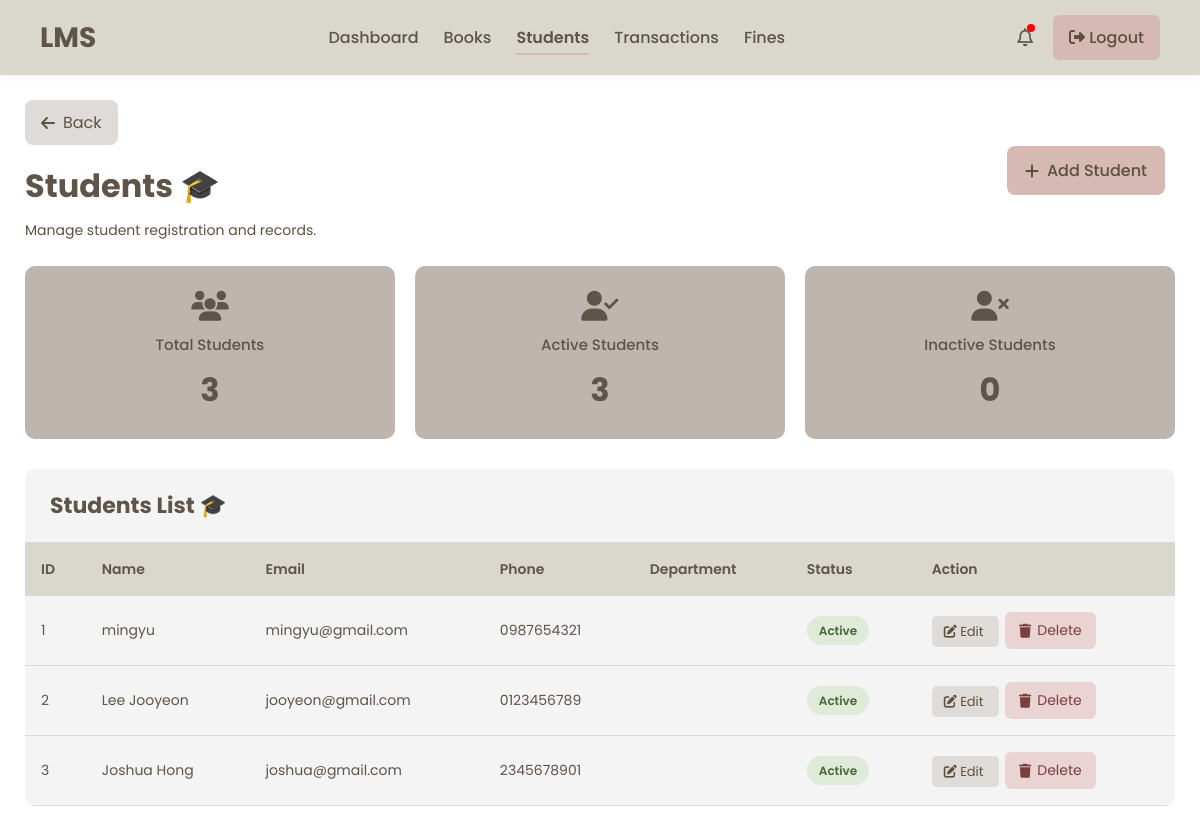
The page /students/ on the database its author committed.
### library/models.py (models this page shows, shortened)
class Student(models.Model):
    user = models.OneToOneField(User, on_delete=models.CASCADE, null=True, blank=True)
    name = models.CharField(max_length=100)
    email = models.EmailField(unique=True)
    phone = models.CharField(max_length=20, default='')
    department = models.CharField(max_length=100)
    active = models.BooleanField(default=True)
    student_id = models.CharField(max_length=20, unique=True, blank=True)
    date_of_birth = models.DateField(null=True, blank=True)
    profile_picture = models.ImageField(upload_to='profile_pictures/', null=True, blank=True)

### library/views.py (the view)
# urls.py: path('students/', views.students, name='students'),
def students(request):
    total_students = Student.objects.count()
    active_students = Student.objects.filter(active=True).count()
    inactive_students = Student.objects.filter(active=False).count()
    context = {
        'active_page': 'students',
        'students': Student.objects.all(),
        'total_students': total_students,
        'active_students': active_students,
        'inactive_students': inactive_students,
    }
    return render(
        request,
        'students.html',
        context
    )

### templates/students.html (shortened to what this page needs)
{% extends 'admin_base.html' %}
{% load static %}
{% block extra_css %}
<link rel="stylesheet" href="{% static 'css/students.css' %}">
{% endblock %}
{% block content %}
<div class="students-page">
    <div class="top-header">
        <div class="header-left">
            <a href="{% url 'dashboard' %}"
               class="back-btn">
                <i class="fa-solid fa-arrow-left"></i>
                Back
            </a>
            <h1 class="page-title">
                Students 🎓
            </h1>
            <p class="page-subtitle">
                Manage student registration and records.
            </p>
        </div>
        <a href="{% url 'add_student' %}"
           class="add-btn">
            <i class="fa-solid fa-plus"></i>
            Add Student
        </a>
    </div>
    <div class="cards-container">
        <div class="card pink-card">
            <i class="fa-solid fa-users"></i>
            <h3>Total Students</h3>
            <h1>{{ total_students }}</h1>
        </div>
        <div class="card green-card">
            <i class="fa-solid fa-user-check"></i>
            <h3>Active Students</h3>
            <h1>{{ active_students }}</h1>
        </div>
        <div class="card blue-card">
            <i class="fa-solid fa-user-xmark"></i>
            <h3>Inactive Students</h3>
            <h1>{{ inactive_students }}</h1>
        </div>
    </div>
    <div class="table-wrapper">
        <div class="table-header">
            <h2>
                Students List 🎓
            </h2>
        </div>
        <table>
            <thead>
                <tr>
                    <th>ID</th>
                    <th>Name</th>
                    <th>Email</th>
                    <th>Phone</th>
                    <th>Department</th>
                    <th>Status</th>
                    <th>Action</th>
                </tr>
            </thead>
            <tbody>
                {% for student in students %}
                <tr>
                    <td>{{ student.id }}</td>
                    <td>{{ student.name }}</td>
                    <td>{{ student.email }}</td>
                    <td>{{ student.phone }}</td>
                    <td>{{ student.department }}</td>
                    <td>
                        {% if student.active %}
                        <span class="active-status">
                            Active
                        </span>
                        {% else %}
                        <span class="inactive-status">
                            Inactive
                        </span>
                        {% endif %}
                    </td>
                    <td>
                        <a href="{% url 'update_student' student.id %}"
                           class="edit-btn">
                            <i class="fa-solid fa-pen-to-square"></i>
                            Edit
                        </a>
                        <a href="{% url 'delete_student' student.id %}"
                           class="delete-btn"
                           onclick="return confirm('Delete this student?')">
                            <i class="fa-solid fa-trash"></i>
                            Delete
                        </a>
                    </td>
                </tr>
                {% endfor %}
            </tbody>
        </table>
    </div>
</div>
{% endblock %}

### assets/css/admin_base.css (style rules this page uses)
:root { --primary-color: #D9D9D9; --secondary-color: #DAD7CD; --background-color: #FFFFFF; --background-color-table: #F4F4F4; --text-color: #5F5449; --btn-color-1: #D5B9B2; --btn-color-2: #DEDBD8; --btn-color-3: #AAA0A0; --btn-text-color: #5E503F; --background-color-box: #EDDCD2; --box: #BFB5AF; }
* { margin:0; padding:0; box-sizing:border-box; }
body { font-family:'Poppins', sans-serif; background:var(--background-color); color:var(--text-color); min-height:100vh; }
table { width:100%; border-collapse:collapse; }
table th { font-weight:600; }

### assets/css/students.css (style rules this page uses)
.students-page { padding:25px; }
.top-header { display:flex; justify-content:space-between; align-items:center; margin-bottom:25px; flex-wrap:wrap; gap:15px; }
.header-left { display:flex; flex-direction:column; gap:5px; }
.back-btn { display:inline-flex; align-items:center; gap:8px; text-decoration:none; background:var(--btn-color-2); color:var(--text-color); padding:10px 16px; border-radius:8px; transition:.3s; margin-bottom:12px; width:fit-content; }
.page-title { font-size:32px; margin-bottom:5px; color:var(--text-color); }
.page-subtitle { color:var(--btn-text-color); font-size:14px; }
.add-btn { text-decoration:none; background:var(--btn-color-1); color:var(--btn-text-color); padding:12px 18px; border-radius:8px; font-weight:500; display:flex; align-items:center; gap:8px; transition:.3s; }
.cards-container { display:grid; grid-template-columns:repeat(3,1fr); gap:20px; margin-bottom:30px; }
.card { background:var(--box); border-radius:10px; padding:25px; text-align:center; transition:.3s; }
.card i { font-size:30px; margin-bottom:12px; color:var(--text-color); }
.card h3 { font-size:15px; font-weight:500; margin-bottom:10px; color:var(--text-color); }
.card h1 { font-size:32px; color:var(--text-color); }
.pink-card, .green-card, .blue-card { background:var(--box); }
.table-wrapper { background:var(--background-color-table); border-radius:10px; overflow:hidden; }
.table-header { padding:20px 25px; border-bottom:1px solid var(--primary-color); }
.table-header h2 { color:var(--text-color); font-size:22px; }
table { width:100%; border-collapse:collapse; }
thead { background:var(--secondary-color); }
thead th { padding:16px; text-align:left; font-size:14px; color:var(--text-color); font-weight:600; }
tbody td { padding:16px; border-bottom:1px solid var(--primary-color); font-size:14px; color:var(--text-color); }
tbody tr { transition:.3s; }
.active-status { background:#dfead8; color:#47663b; padding:6px 12px; border-radius:20px; font-size:12px; font-weight:600; }
.delete-btn { text-decoration:none; background:#e9d3d3; color:#7a4040; padding:8px 14px; border-radius:6px; display:inline-flex; align-items:center; gap:6px; transition:.3s; }
.edit-btn { background-color: var(--btn-color-2); color: var(--btn-text-color); padding: 6px 12px; border-radius: 5px; text-decoration: none; font-size: 13px; margin-right: 6px; }
.students-page .add-btn { border: none; margin: 10px; }

### rows shown on the page
Student: id "1", name "mingyu", email "mingyu@gmail.com", phone "0987654321", active "Active"
Student: id "2", name "Lee Jooyeon", email "jooyeon@gmail.com", phone "0123456789", active "Active"
Student: id "3", name "Joshua Hong", email "joshua@gmail.com", phone "2345678901", active "Active"

### other values the page prints
{{ total_students }} "3"
{{ active_students }} "3"
{{ inactive_students }} "0"
